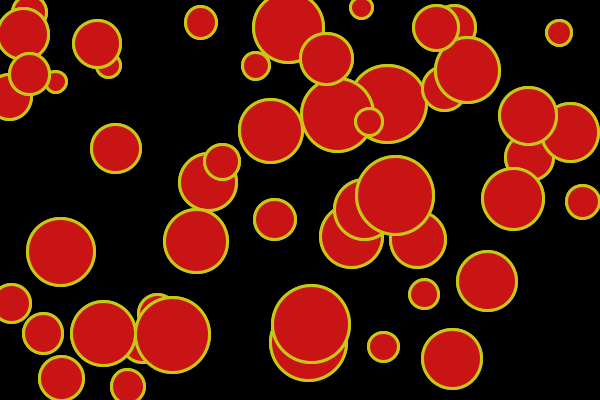
Frame 1 (no input)
Frame 60 (the mouse pressed at the canvas centre just before this capture): identical to frame 1, image omitted
Frame 120 (the mouse held since frame 60 and released just before this capture): identical to frame 1, image omitted

The Processing sketch that drew this single still picture (run headless with seeded random() and noise(); from frame 60 on, the mouse is pressed at the canvas centre):

// Processing sketch: Week_4_Quiz
// ── Week_4_Quiz.pde
//Commented out code here shows how I made the circle first and then put it in a class.
int arrayLength = 50;
Buttons [] circles = new Buttons[arrayLength];

//float circleButtonX, circleButtonY, circleButtonD;
//boolean colorChange = false;
//boolean colorChange2 = true;

void setup(){
  size(600,400);
  for (int i = 0; i < arrayLength; i++){
    circles[i] = new Buttons();
  }
  //stroke(200,200,20,20);
  //circleButtonX = 150;
  //circleButtonY = 150;
  //circleButtonD = 80;
 
}

void draw(){
  background(0);
  for(int i =0; i < arrayLength; i++){
    circles[i].display();
    circles[i].drawCircle();
  }
  
 // drawCircle();
 //if(colorChange){
 //   fill(200,300,20);
 // }else {
 //   fill(200,20,20);
 // }
  
 // if(colorChange2){
 //   fill(200, 100, 300);
 // }else {
 //   fill(200,300,20);
 // }
  
 }
 
void mouseClicked(){
   for(int i =0; i < arrayLength; i++){
    circles[i].mouseClicked();
   }
}

void mouseDragged(){
  for(int i =0; i < arrayLength; i++){
    circles[i].mouseDragged();
   }
}
 
//void drawCircle(){
// if(dist(mouseX, mouseY, circleButtonX, circleButtonY) < circleButtonD * .5){
//   stroke(300,10,10);
// }else {
//   stroke(200,200,20,20);
// }
// ellipse(circleButtonX, circleButtonY, circleButtonD, circleButtonD);
//}

//void mouseClicked(){
//  if(dist(mouseX, mouseY, circleButtonX, circleButtonY) < circleButtonD * .5){
//    colorChange = !colorChange;
//  }
//  if(colorChange){
//    colorChange2 = !colorChange2;
//  }
//}

// ── Buttons.pde
class Buttons {
  float circleButtonX, circleButtonY, circleButtonD;
boolean colorChange = false;
//boolean colorChange2 = true;

Buttons(){
  circleButtonX = random(width);
  circleButtonY = random(height);
  circleButtonD = random(20,80);
  
  }
void display(){
  strokeWeight(3);
    stroke(200,300,20,20);
  drawCircle();
 if(colorChange){
    fill(200,300,20);
  }else {
    fill(200,20,20);
  }
  
  //if(colorChange2){
  //  fill(200, 100, 300);
  //}else {
  //  fill(200,300,20);
  //}
   }
   void drawCircle(){
 if(dist(mouseX, mouseY, circleButtonX, circleButtonY) < circleButtonD * .5){
   stroke(300,10,10);
 }else {
   stroke(200,200,20);
 }
 ellipse(circleButtonX, circleButtonY, circleButtonD, circleButtonD);
}

void mouseClicked(){
  if(dist(mouseX, mouseY, circleButtonX, circleButtonY) < circleButtonD * .5){
    colorChange = !colorChange;
  }
  //if(colorChange){
  //  colorChange2 = !colorChange2;
  //   }
   }
   
void mouseDragged(){
    if(dist(mouseX, mouseY, circleButtonX, circleButtonY) < circleButtonD * .5){
    colorChange = !colorChange;
  }
  //if(colorChange){
  //  colorChange2 = !colorChange2;
  //   }
}

}
